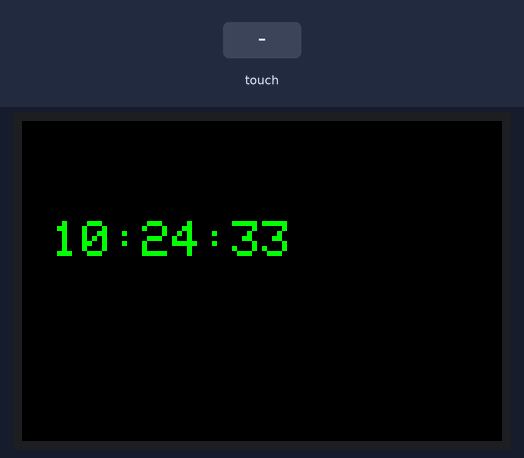
A sketch run on a simulated ESP32. Parts: 480×320 colour display. The inputs (shaded band) are chosen by the test bench. WiFi joins after 1.5 s; servers stay silent unless stated; the local clock reads 2024-03-15 10:24:30 at power-on unless the sketch sets it; what the sketch prints to the serial monitor is not drawn.

Above: at 3.3 s.
3.4 s: screen touched at 13 % across, 10 % down
At 4.8 s:
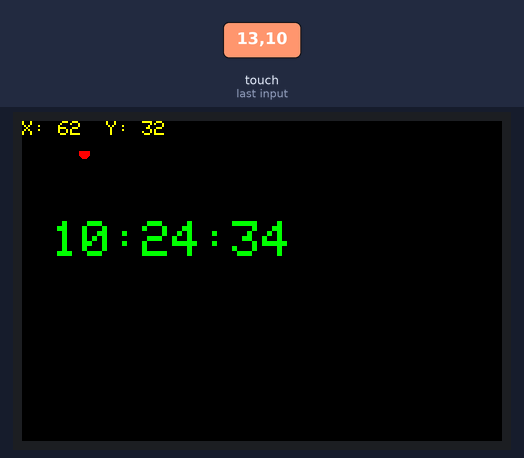
6.4 s: screen touched at 38 % across, 10 % down
At 7.4 s:
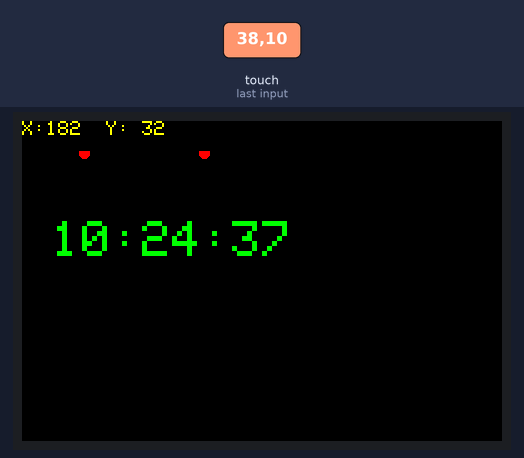
Timing chart, 0 to 9.4 s (numbered marks = the images above; inputs shaded):
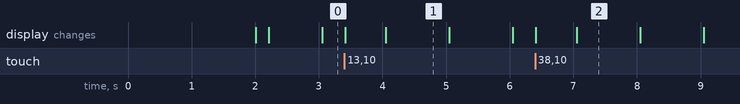

The sketch:

LiveClockTest.ino
```cpp
#include <WiFi.h>
#include <time.h>
#include <LovyanGFX.hpp>
#include "LGFX_ILI9488.h"   // فایل تنظیمات نمایشگر خودت

LGFX lcd;

const char* ssid     = "Arian";
const char* password = "Amir2003Sh@Q%";

// ایران
const long gmtOffset_sec = 3 * 3600 + 30 * 60;
const int daylightOffset_sec = 0;

void setup() {
  Serial.begin(115200);

  lcd.init();
  lcd.setRotation(1);
  lcd.fillScreen(TFT_BLACK);

  lcd.setTextColor(TFT_GREEN, TFT_BLACK);
  lcd.setTextSize(4);

  lcd.setCursor(20,20);
  lcd.println("Connecting WiFi...");

  WiFi.begin(ssid, password);

  while (WiFi.status() != WL_CONNECTED) {
    delay(500);
    Serial.print(".");
  }

  lcd.fillScreen(TFT_BLACK);
  lcd.setCursor(20,20);
  lcd.println("WiFi Connected!");

  // گرفتن زمان از اینترنت
  configTime(gmtOffset_sec, daylightOffset_sec,
             "pool.ntp.org",
             "time.nist.gov");

  struct tm timeinfo;

  lcd.setCursor(20,70);
  lcd.print("Syncing Time...");

  while (!getLocalTime(&timeinfo)) {
    delay(500);
    Serial.println("Waiting for NTP...");
  }

  lcd.fillScreen(TFT_BLACK);
}

void loop()
{
    static int lastSecond = -1;

    struct tm timeinfo;

    // نمایش ساعت
    if (getLocalTime(&timeinfo))
    {
        if (timeinfo.tm_sec != lastSecond)
        {
            lastSecond = timeinfo.tm_sec;

            lcd.fillRect(0, 80, 480, 80, TFT_BLACK);

            lcd.setTextColor(TFT_GREEN, TFT_BLACK);
            lcd.setTextSize(5);
            lcd.setCursor(30, 100);

            lcd.printf("%02d:%02d:%02d",
                       timeinfo.tm_hour,
                       timeinfo.tm_min,
                       timeinfo.tm_sec);
        }
    }

    // تست تاچ
    uint16_t x, y;

    if (lcd.getTouch(&x, &y))
    {
        Serial.printf("Touch: X=%d  Y=%d\n", x, y);

        lcd.fillCircle(x, y, 5, TFT_RED);

        lcd.fillRect(0, 0, 240, 30, TFT_BLACK);
        lcd.setCursor(0, 0);
        lcd.setTextSize(2);
        lcd.setTextColor(TFT_YELLOW, TFT_BLACK);
        lcd.printf("X:%3d  Y:%3d", x, y);

        delay(15);
    }
}
```

LGFX_ILI9488.h
```cpp
#pragma once

#include <LovyanGFX.hpp>


class LGFX : public lgfx::LGFX_Device
{

  lgfx::Panel_ILI9488 _panel;
  lgfx::Bus_SPI _bus;
  lgfx::Touch_XPT2046 _touch;


public:


LGFX(void)
{

  // SPI
  {
    auto cfg = _bus.config();

    cfg.spi_host = SPI2_HOST;
    cfg.spi_mode = 0;

    cfg.freq_write = 40000000;
    cfg.freq_read  = 16000000;


    cfg.pin_sclk = 12;
    cfg.pin_mosi = 11;
    cfg.pin_miso = 13;

    cfg.pin_dc = 9;


    _bus.config(cfg);

    _panel.setBus(&_bus);
  }


  // LCD
  {
    auto cfg = _panel.config();


    cfg.pin_cs = 10;
    cfg.pin_rst = 14;


    cfg.panel_width  = 320;
    cfg.panel_height = 480;


    cfg.memory_width  = 320;
    cfg.memory_height = 480;


    cfg.offset_rotation = 0;


    _panel.config(cfg);
  }


  // TOUCH XPT2046
  {
    auto cfg = _touch.config();


    cfg.x_min = 200;
    cfg.x_max = 3800;

    cfg.y_min = 200;
    cfg.y_max = 3800;


    cfg.pin_cs = 21;


    cfg.spi_host = SPI2_HOST;


    cfg.freq = 2500000;


    cfg.pin_sclk = 12;
    cfg.pin_mosi = 11;
    cfg.pin_miso = 13;


    _touch.config(cfg);


    _panel.setTouch(&_touch);
  }


  setPanel(&_panel);

}


};
```

Measured:
- after the input at 3.4 s, the display: first changes at once (image 1 shows a later state)
- what the display in image 1 shows lasts 1.1 s, from 4.0 s to 5.1 s
